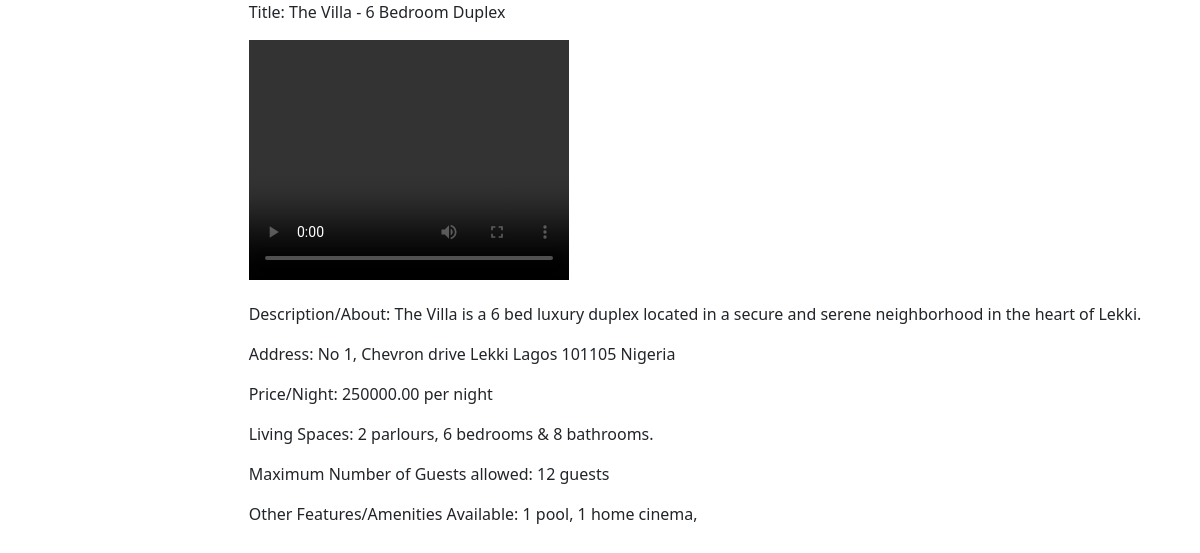
The app's page /property/listing/2 with its own data.
### property/models.py (models this page shows)
class Property(models.Model):
    title = models.CharField(max_length=255)
    description = models.TextField()
    address = models.CharField(max_length=255)
    city = models.CharField(max_length=100)
    state = models.CharField(max_length=100)
    zip_code = models.CharField(max_length=20)
    country = models.CharField(max_length=100)
    price_per_night = models.DecimalField(max_digits=10, decimal_places=2)
    parlours = models.PositiveIntegerField()
    bedrooms = models.PositiveIntegerField()
    bathrooms = models.PositiveIntegerField()
    guests_capacity = models.PositiveIntegerField()
    features = models.ManyToManyField('Feature', related_name='properties', blank=True)
    property_manager = models.ForeignKey(ManagerProfile, on_delete=models.CASCADE)
    is_available = models.BooleanField(default=True)
    created_at = models.DateTimeField(auto_now_add=True)
    video = models.FileField(upload_to='property_videos/', blank=True, null=True)
    picture = models.ImageField(upload_to='property_pictures/', blank=True, null=True)

class Feature(models.Model):
    name = models.CharField(max_length=255)
    number = models.PositiveIntegerField()
    def __str__(self):
        return self.name

### property/views.py (the view)
# urls.py: path('property/listing/<int:listing_id>', views.listing_details, name='listing_details'),
def listing_details(request, listing_id):
    property = get_object_or_404(Property, id=listing_id)
    return render(request, 'property/listing_detail.html', {'property': property})

### property/templates/property/listing_detail.html (shortened to what this page needs)
{% extends 'property/layout.html' %}
{% load django_bootstrap5 %}
{% block content %}
    <div class="container">
        <div class="row justify-content-md-center">
            <div class="col col-lg-2"></div>
            <div class="col-md-auto">
                    <div>
                        <p>Title: {{ property.title }}</p>
                        <p>{% if property.picture and property.video %}
                            <div id="carouselExample" class="carousel slide">
                                <div class="carousel-inner">
                                    <div class="carousel-item active">
                                        <img src="{{ property.picture.url }}" alt="{{ property.title }}" class="d-block w-100" >
                                    </div>
                                    <div class="carousel-item">
                                        <video controls>
                                            <source src="{{ property.video.url }}" type="video/mp4">
                                            Your browser does not support the video tag.
                                        </video>
                                    </div>
                                </div>
                                <button class="carousel-control-prev" type="button" data-bs-target="#carouselExample" data-bs-slide="prev">
                                <span class="carousel-control-prev-icon" aria-hidden="true"></span>
                                <span class="visually-hidden">Previous</span>
                                </button>
                                <button class="carousel-control-next" type="button" data-bs-target="#carouselExample" data-bs-slide="next">
                                <span class="carousel-control-next-icon" aria-hidden="true"></span>
                                <span class="visually-hidden">Next</span>
                                </button>
                            </div>
                        {% elif property.picture %}
                            <img src="{{ property.picture.url }}" alt="{{ property.title }}">
                        {% elif property.video %}
                            <video width="320" height="240" controls>
                                <source src="{{ property.video.url }}" type="video/mp4">
                            </video>
                        {% endif %}</p>
                        <p>Description/About: {{ property.description }}</p>
                        <p>Address: {{ property.address }}
                        {{ property.city }}
                        {{ property.state }}
                        {{ property.zip_code }}
                        {{ property.country }}</p>
                        <p>Price/Night: {{ property.price_per_night }} per night</p>
                        <p>Living Spaces: {{ property.parlours }} parlours,
                        {{ property.bedrooms }} bedrooms &
                        {{ property.bathrooms }} bathrooms.</p>
                        <p>Maximum Number of Guests allowed: {{ property.guests_capacity }} guests</p>
                        <p>Other Features/Amenities Available: {% for feature in property.features.all %}
                        {{ feature.number }} {{ feature.name }},
                        {% endfor %}</p>
                    </div>
            </div>
        </div>
    </div>
{% endblock %}

### records on screen
Property: title "The Villa - 6 Bedroom Duplex", description "The Villa is a 6 bed luxury duplex located in a secure and serene neighborhood in the heart of Lekki.", address "No 1, Chevron drive", city "Lekki", state "Lagos", zip_code "101105", country "Nigeria", price_per_night "250000.00", parlours "2", bedrooms "6", bathrooms "8", guests_capacity "12"
Feature: number "1", name "pool"
Feature: number "1", name "home cinema"
